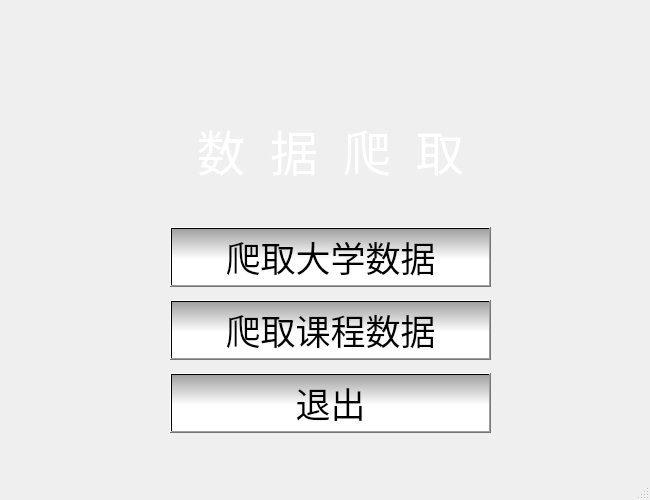
<?xml version="1.0" encoding="UTF-8"?>
<ui version="4.0">
 <class>CrawlWindow</class>
 <widget class="QMainWindow" name="CrawlWindow">
  <property name="geometry">
   <rect>
    <x>0</x>
    <y>0</y>
    <width>650</width>
    <height>500</height>
   </rect>
  </property>
  <property name="windowTitle">
   <string>数据爬取</string>
  </property>
  <property name="styleSheet">
   <string notr="true">background-image: url(:/a/background.jpg);</string>
  </property>
  <widget class="QWidget" name="centralwidget">
   <widget class="QListView" name="listView">
    <property name="geometry">
     <rect>
      <x>100</x>
      <y>110</y>
      <width>461</width>
      <height>331</height>
     </rect>
    </property>
    <property name="styleSheet">
     <string notr="true">background: transparent</string>
    </property>
   </widget>
   <widget class="QLabel" name="title_label">
    <property name="geometry">
     <rect>
      <x>100</x>
      <y>110</y>
      <width>461</width>
      <height>81</height>
     </rect>
    </property>
    <property name="font">
     <font>
      <family>楷体</family>
      <pointsize>36</pointsize>
     </font>
    </property>
    <property name="styleSheet">
     <string notr="true">background:transparent;
color: rgb(255, 255, 255);</string>
    </property>
    <property name="text">
     <string>数  据  爬  取</string>
    </property>
    <property name="alignment">
     <set>Qt::AlignCenter</set>
    </property>
   </widget>
   <widget class="QLabel" name="show_label">
    <property name="geometry">
     <rect>
      <x>120</x>
      <y>180</y>
      <width>411</width>
      <height>41</height>
     </rect>
    </property>
    <property name="font">
     <font>
      <family>黑体</family>
      <pointsize>11</pointsize>
     </font>
    </property>
    <property name="styleSheet">
     <string notr="true">background:transparent</string>
    </property>
    <property name="text">
     <string/>
    </property>
    <property name="alignment">
     <set>Qt::AlignCenter</set>
    </property>
   </widget>
   <widget class="QWidget" name="verticalLayoutWidget">
    <property name="geometry">
     <rect>
      <x>170</x>
      <y>220</y>
      <width>321</width>
      <height>221</height>
     </rect>
    </property>
    <layout class="QVBoxLayout" name="verticalLayout">
     <item>
      <widget class="QPushButton" name="crawlSchool_btn">
       <property name="font">
        <font>
         <family>黑体</family>
         <pointsize>26</pointsize>
        </font>
       </property>
       <property name="styleSheet">
        <string notr="true">background:qlineargradient(spread:pad, x1:0, y1:0, x2:0, y2:0.534, stop:0 rgba(161, 161, 161, 255), stop:1 rgba(255, 255, 255, 255));
</string>
       </property>
       <property name="text">
        <string>爬取大学数据</string>
       </property>
      </widget>
     </item>
     <item>
      <widget class="QPushButton" name="crawlCourse_btn">
       <property name="font">
        <font>
         <family>黑体</family>
         <pointsize>26</pointsize>
        </font>
       </property>
       <property name="styleSheet">
        <string notr="true">background:qlineargradient(spread:pad, x1:0, y1:0, x2:0, y2:0.534, stop:0 rgba(161, 161, 161, 255), stop:1 rgba(255, 255, 255, 255));
</string>
       </property>
       <property name="text">
        <string>爬取课程数据</string>
       </property>
      </widget>
     </item>
     <item>
      <widget class="QPushButton" name="exit_btn">
       <property name="font">
        <font>
         <family>黑体</family>
         <pointsize>26</pointsize>
        </font>
       </property>
       <property name="styleSheet">
        <string notr="true">background:qlineargradient(spread:pad, x1:0, y1:0, x2:0, y2:0.534, stop:0 rgba(161, 161, 161, 255), stop:1 rgba(255, 255, 255, 255));
</string>
       </property>
       <property name="text">
        <string>退出</string>
       </property>
      </widget>
     </item>
    </layout>
   </widget>
  </widget>
  <widget class="QMenuBar" name="menubar">
   <property name="geometry">
    <rect>
     <x>0</x>
     <y>0</y>
     <width>650</width>
     <height>26</height>
    </rect>
   </property>
  </widget>
  <widget class="QStatusBar" name="statusbar"/>
 </widget>
 <resources>
  <include location="image.qrc"/>
 </resources>
 <connections/>
</ui>
